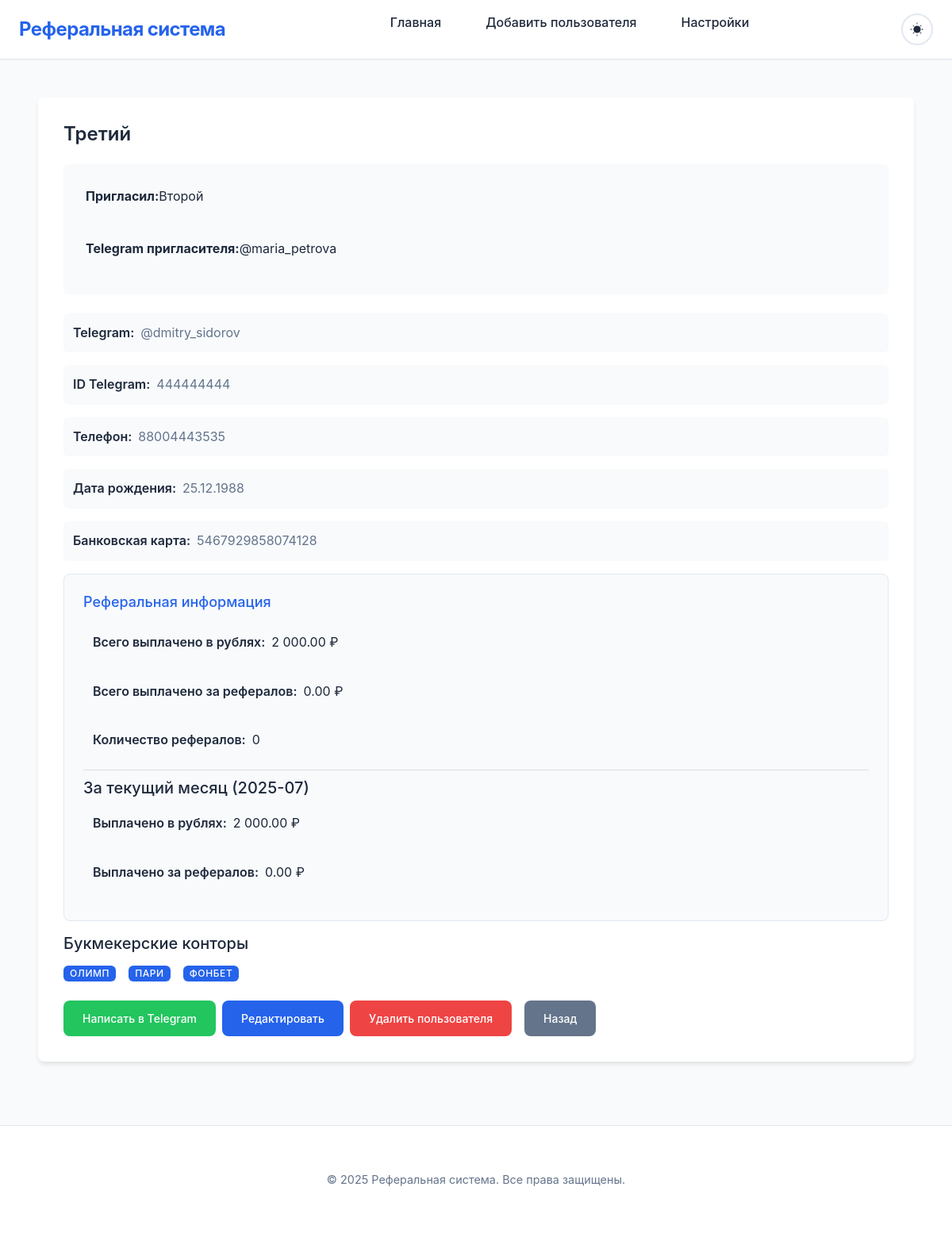
Page /user.php?id=31 on the committed database.
### tables this page shows
CREATE TABLE `users` (
  `id` int(11) NOT NULL,
  `full_name` varchar(255) NOT NULL,
  `bank_card` text DEFAULT NULL COMMENT 'Зашифрованный номер банковской карты (необязательное поле)',
  `telegram_username` varchar(255) NOT NULL,
  `telegram_id` bigint(20) DEFAULT NULL,
  `phone_number` varchar(20) NOT NULL,
  `birth_date` date NOT NULL,
  `is_affiliate` tinyint(1) DEFAULT 0,
  `created_at` timestamp NOT NULL DEFAULT current_timestamp(),
  `affiliate_id` int(11) DEFAULT NULL,
  `total_paid_amount` decimal(10,2) DEFAULT 0.00 COMMENT 'Всего выплачено в рублях',
  `referral_count` int(11) DEFAULT 0 COMMENT 'Количество рефералов',
  `total_paid_for_referrals` decimal(10,2) DEFAULT 0.00 COMMENT 'Всего выплачено за рефералов',
  `monthly_paid_amount` decimal(10,2) DEFAULT 0.00 COMMENT 'Выплачено в рублях за текущий месяц',
  `monthly_paid_for_referrals` decimal(10,2) DEFAULT 0.00 COMMENT 'Выплачено за рефералов за текущий месяц',
  `payment_month` varchar(7) DEFAULT NULL COMMENT 'Месяц выплат в формате YYYY-MM'
);

CREATE TABLE `bookmakers` (
  `id` int(11) NOT NULL,
  `name` varchar(255) NOT NULL,
  `code` varchar(50) NOT NULL,
  `created_at` timestamp NOT NULL DEFAULT current_timestamp()
);

### test_encryption.php (called while the page is built, shortened)
<?php
function decryptData($encryptedData) {
    $method = "AES-256-CBC";
    $key = substr(hash('sha256', ENCRYPTION_KEY, true), 0, 32);
    $data = base64_decode($encryptedData);
    $iv = substr($data, 0, 16);
    $encrypted = substr($data, 16);
    return openssl_decrypt($encrypted, $method, $key, OPENSSL_RAW_DATA, $iv);
}

### user.php (the view, shortened to what this page needs)
<?php
require_once 'includes/database.php';
require_once 'test_encryption.php';
require_once 'referral_calculator.php';
try {
    $stmt = $pdo->prepare("
        SELECT u.*,
               a.full_name as affiliate_name,
               a.telegram_username as affiliate_telegram,
               (SELECT COUNT(*) FROM users WHERE affiliate_id = u.id) as referral_count
        FROM users u
        LEFT JOIN users a ON u.affiliate_id = a.id
        WHERE u.id = ?
    ");
    $stmt->execute([$_GET['id']]);
    $user = $stmt->fetch(PDO::FETCH_ASSOC);
    $stmt = $pdo->prepare("
        SELECT b.*
        FROM bookmakers b
        JOIN user_bookmakers ub ON b.id = ub.bookmaker_id
        WHERE ub.user_id = ?
        ORDER BY b.name
    ");
    $stmt->execute([$_GET['id']]);
    $bookmakers = $stmt->fetchAll(PDO::FETCH_ASSOC);
} catch (Exception $e) {
    die('Ошибка: ' . htmlspecialchars($e->getMessage()));
}
require_once 'includes/header.php';
?>
    <div class="container">
        <div class="user-info">
            <h3><?php echo htmlspecialchars($user['full_name']); ?></h3>
        <?php if ($user['affiliate_name']): ?>
            <div class="affiliate-info">
                <p><strong>Пригласил: </strong> <?php echo htmlspecialchars($user['affiliate_name']); ?></p>
                <p><strong>Telegram пригласителя: </strong> <?php echo htmlspecialchars($user['affiliate_telegram']); ?></p>
            </div>
        <?php endif; ?>
        <div class="user-details">
            <p><strong>Telegram:</strong> <?php echo htmlspecialchars($user['telegram_username']); ?></p>
            <p><strong>ID Telegram:</strong> <?php echo htmlspecialchars($user['telegram_id']); ?></p>
            <p><strong>Телефон:</strong> <?php echo htmlspecialchars($user['phone_number']); ?></p>
            <p><strong>Дата рождения:</strong> <?php echo date('d.m.Y', strtotime($user['birth_date'])); ?></p>
            <p><strong>Банковская карта:</strong> <?php echo htmlspecialchars(decryptData($user['bank_card'])); ?></p>
            <div class="referral-info mt-3">
                <h4>Реферальная информация</h4>
                <p><strong>Всего выплачено в рублях:</strong> <?php echo number_format($user['total_paid_amount'], 2, '.', ' '); ?> ₽</p>
                <p><strong>Всего выплачено за рефералов:</strong> <?php echo number_format($user['total_paid_for_referrals'], 2, '.', ' '); ?> ₽</p>
                <p><strong>Количество рефералов:</strong> <?php echo $user['referral_count']; ?></p>
                <div class="monthly-payments mt-2" style="border-top: 1px solid #ddd; padding-top: 10px;">
                    <h5>За текущий месяц (<?php echo $user['payment_month'] ?: date('Y-m'); ?>)</h5>
                    <p><strong>Выплачено в рублях:</strong> <?php echo number_format($user['monthly_paid_amount'], 2, '.', ' '); ?> ₽</p>
                    <p><strong>Выплачено за рефералов:</strong> <?php echo number_format($user['monthly_paid_for_referrals'], 2, '.', ' '); ?> ₽</p>
                </div>
            </div>
        </div>
        <?php if (!empty($bookmakers)): ?>
            <div class="bookmakers-info mt-3">
                <h4>Букмекерские конторы</h4>
                <div class="bookmakers-list">
                    <?php foreach ($bookmakers as $bookmaker): ?>
                        <span class="badge"><?php echo htmlspecialchars($bookmaker['name']); ?></span>
                    <?php endforeach; ?>
                </div>
            </div>
        <?php endif; ?>
        <div class="mt-4" style="display: flex; gap: 0.5rem; flex-wrap: wrap;">
            <?php
            $telegram_link = 'https://t.me/' . ltrim($user['telegram_username'], '@');
            ?>
            <a href="<?php echo $telegram_link; ?>" target="_blank" class="btn btn-success">Написать в Telegram</a>
            <a href="user_form.php?id=<?php echo $user['id']; ?>" class="btn btn-primary">Редактировать</a>
            <button type="button" class="btn btn-danger" onclick="confirmDelete(<?php echo $user['id']; ?>, '<?php echo htmlspecialchars($user['full_name'], ENT_QUOTES); ?>')">
                Удалить пользователя
            </button>
            <a href="index.php" class="btn btn-secondary">Назад</a>
        </div>
    </div>
</div>
<?php require_once 'includes/footer.php'; ?>

### css/style.css (style rules this page uses)
:root { --primary-color: #2563eb; --primary-dark: #1d4ed8; --secondary-color: #64748b; --accent-color: #3b82f6; --success-color: #22c55e; --error-color: #ef4444; --warning-color: #f59e0b; --background-color: #f8fafc; --card-background: #ffffff; --text-primary: #1e293b; --text-secondary: #64748b; --border-color: #e2e8f0; --shadow-sm: 0 1px 2px 0 rgb(0 0 0 / 0.05); --shadow: 0 4px 6px -1px rgb(0 0 0 / 0.1); --shadow-lg: 0 10px 15px -3px rgb(0 0 0 / 0.1); --radius-sm: 0.375rem; --radius: 0.5rem; --radius-lg: 0.75rem; }
* { box-sizing: border-box; }
body { -webkit-text-size-adjust: 100%; -ms-text-size-adjust: 100%; text-size-adjust: 100%; }
.container { width: 100%; max-width: 1200px; margin: 0 auto; padding: 0 1rem; }
.user-info { padding: 2rem; background: var(--card-background); border-radius: var(--radius); box-shadow: var(--shadow); }
.user-info h3 { color: var(--text-primary); font-size: 1.5rem; margin-bottom: 1.5rem; font-weight: 600; }
.user-info h4 { color: var(--text-primary); font-size: 1.25rem; margin-bottom: 1rem; font-weight: 500; }
.user-details p { margin-bottom: 0.75rem; color: var(--text-secondary); }
.user-details strong { color: var(--text-primary); font-weight: 600; margin-right: 0.5rem; }
.bookmakers-list { display: flex; flex-wrap: wrap; gap: 0.5rem; margin-top: 0.5rem; }
.badge { padding: 0.5rem 1rem; border-radius: var(--radius-sm); background-color: var(--primary-color); color: white; font-weight: 500; }
.btn { display: inline-flex; align-items: center; padding: 0.5rem 1rem; border-radius: var(--radius-sm); font-weight: 500; text-decoration: none; transition: all 0.2s ease; }
.btn-primary { background-color: var(--primary-color); color: white; border: none; }
.btn-secondary { background-color: var(--secondary-color); color: white; border: none; margin-left: 0.5rem; }
.affiliate-info { margin-bottom: 1.5rem; padding: 1rem; background-color: var(--background-color); border-radius: var(--radius-sm); }
.mt-3 { margin-top: 1rem; }
.mt-4 { margin-top: 1.5rem; }
* { margin: 0; padding: 0; box-sizing: border-box; }
body { font-family: 'Inter', system-ui, -apple-system, sans-serif; line-height: 1.6; color: var(--text-primary); background-color: var(--background-color); min-height: 100vh; display: flex; flex-direction: column; }
.container { max-width: 1200px; margin: 0 auto; padding: 1.5rem; width: 100%; }
.user-info { background: var(--card-background); border-radius: var(--radius); box-shadow: var(--shadow); padding: 2rem; margin-bottom: 2rem; }
.user-info p { display: flex; margin-bottom: 1rem; padding: 0.75rem; border-radius: var(--radius-sm); background-color: var(--background-color); }
.bookmakers-list { display: flex; flex-wrap: wrap; gap: 1rem; }
.users-list li, .user-info, .form-container, .photo-container { animation: fadeIn 0.3s ease-out; }
* { transition: background-color 0.3s ease, color 0.3s ease, border-color 0.3s ease; }
.referral-info { background: var(--background-color); padding: 1.5rem; border-radius: var(--radius); border: 1px solid var(--border-color); margin-top: 1rem; }
.referral-info h4 { color: var(--primary-color); margin-bottom: 1rem; font-size: 1.125rem; }
.referral-info p { margin-bottom: 0.75rem; color: var(--text-primary); }
.referral-info strong { color: var(--text-primary); font-weight: 600; }
.btn { padding: 0.75rem 1.5rem; border: none; border-radius: var(--radius); font-size: 0.875rem; font-weight: 500; text-decoration: none; display: inline-block; cursor: pointer; transition: all 0.2s ease; min-height: 44px; min-width: 44px; display: flex; align-items: center; justify-content: center; -webkit-tap-highlight-color: rgba(0, 0, 0, 0); -webkit-touch-callout: none; -webkit-user-select: none; -khtml-user-select: none; -moz-user-select: none; -ms-user-select: none; user-select: none; }
.btn-primary { background: var(--primary-color); color: white; }
.btn-danger { background: var(--error-color); color: white; }
.btn-success { background: var(--success-color); color: white; }
.badge { padding: 0.25rem 0.75rem; border-radius: 9999px; font-size: 0.75rem; font-weight: 500; text-transform: uppercase; letter-spacing: 0.05em; }
.badge { display: inline-block; padding: 0.25rem 0.5rem; font-size: 0.75rem; font-weight: 500; border-radius: var(--radius-sm); }

### rows in the picture
users: full_name "Третий", affiliate.full_name "Второй", affiliate.telegram_username "@maria_petrova", telegram_username "@dmitry_sidorov", telegram "444444444", phone_number "88004443535", birth_date "25.12.1988", bank_card "5467929858074128", total_paid_amount "2 000.00", total_paid_for_referrals "0.00", monthly_paid_amount "2 000.00", monthly_paid_for_referrals "0.00"
bookmakers: name "ОЛИМП"
bookmakers: name "ПАРИ"
bookmakers: name "ФОНБЕТ"

### other values in the picture
$user['referral_count'] "0"
